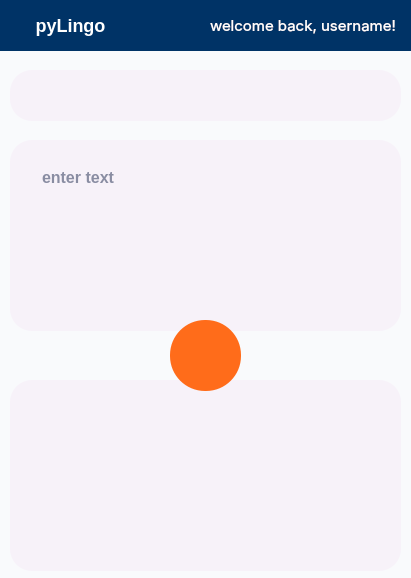
<?xml version="1.0" encoding="UTF-8"?>
<ui version="4.0">
 <class>MainWindow</class>
 <widget class="QMainWindow" name="MainWindow">
  <property name="geometry">
   <rect>
    <x>0</x>
    <y>0</y>
    <width>411</width>
    <height>578</height>
   </rect>
  </property>
  <property name="minimumSize">
   <size>
    <width>411</width>
    <height>524</height>
   </size>
  </property>
  <property name="windowTitle">
   <string>MainWindow</string>
  </property>
  <property name="styleSheet">
   <string notr="true">/* --------- Grund-Layout --------- */
QWidget {
    background-color: #f9fafc;
    color: #1c274c;
    border-radius: 28px;
}

/* --------- Kopfzeile --------- */
QFrame#header, QMenuBar, QToolBar {
    background-color: #1c274c;
    color: #fff;
    border-radius: 24px;
    font-size: 22px;
    font-weight: bold;
    padding: 14px 24px;
    box-shadow: 0 2px 8px #1c274c22;
}

/* --------- Button (Translate, Nav, etc.) --------- */
QPushButton {
    background-color: #ff6c1a;
    color: #fff;
    border: none;
    border-radius: 0px;
    font-size: 18px;
    font-weight: 600;
    box-shadow: 0 4px 16px #ff6c1a30;
    transition: background 0.2s;
	text-color: #1F1E1F;
}
QPushButton:hover {
    background-color: #ff881a;
}

/* --------- Eingabe/Ausgabe (Textfelder) --------- */
QLineEdit, QTextEdit, QPlainTextEdit, QTextBrowser {
    background-color: #fff;
    color: #1c274c;
    border: 2px solid #e0e6ed;
    border-radius: 22px;
    padding: 14px 18px;
    font-size: 17px;
    box-shadow: 0 2px 8px #1c274c10;
}

/* --------- Übersetzungsboxen / Karten --------- */
QFrame#card, QLabel.card, QTextBrowser.card {
    background-color: #f4f6fa;
    color: #1c274c;
    border: none;
    border-radius: 22px;
    padding: 16px;
    font-size: 17px;
    margin-bottom: 18px;
    box-shadow: 0 2px 12px #1c274c0d;
}

/* --------- ComboBox (Sprache wählen) --------- */
QComboBox {
    background-color: #e9effa;
    color: #1c274c;
    border: none;
    border-radius: 16px;
    padding: 10px 22px;
    font-size: 16px;
    font-weight: 600;
    min-width: 120px;
}
QComboBox::drop-down {
    border: none;
    background: transparent;
}
QComboBox QAbstractItemView {
    background: #fff;
    border-radius: 14px;
    color: #1c274c;
    selection-background-color: #e9effa;
}

/* --------- runde Icon-Flächen / Bubbles --------- */
QLabel#icon, QLabel.bubble {
    background: #e9effa;
    border-radius: 50px;
    min-width: 44px;
    min-height: 44px;
    max-width: 44px;
    max-height: 44px;
    margin: 6px;
    display: flex;
    align-items: center;
    justify-content: center;
    font-size: 22px;
}

/* --------- Navigationsleiste --------- */
QFrame#navbar, QWidget#navbar {
    background: #fff;
    border-radius: 22px;
    border-top: 1.5px solid #e0e6ed;
    color: #1c274c;
    padding: 10px 0 0 0;
    font-size: 15px;
    box-shadow: 0 -2px 16px #1c274c10;
}

/* --------- Navigations-Buttons --------- */
QPushButton#nav {
    background: transparent;
    border: none;
    color: #1c274c;
    border-radius: 16px;
    font-size: 16px;
    padding: 8px 20px;
}
QPushButton#nav:checked, QPushButton#nav:hover {
    color: #ff6c1a;
    background: #e9effa;
}

/* --------- Kleinere Elemente --------- */
QLabel, QCheckBox, QRadioButton {
    font-size: 15px;
}

/* --------- Globale Schatten --------- */
QWidget, QFrame, QTextEdit, QLineEdit, QPushButton {
    /* Box-Shadows für modernen Soft-Look */
    box-shadow: 0 2px 12px #1c274c10;
}
</string>
  </property>
  <widget class="QWidget" name="centralwidget">
   <property name="styleSheet">
    <string notr="true">background-image: url(C:/Users/Felix/Documents/easytranslate/icons/wallpaper.jpg);
background-repeat: no-repeat;
background-position: center;
</string>
   </property>
   <widget class="QFrame" name="frame">
    <property name="geometry">
     <rect>
      <x>10</x>
      <y>70</y>
      <width>391</width>
      <height>51</height>
     </rect>
    </property>
    <property name="font">
     <font>
      <strikeout>false</strikeout>
     </font>
    </property>
    <property name="styleSheet">
     <string notr="true">QWidget {
    background-color: #f9fafc;
    color: #1c274c;
    border-radius: 28px;
}

/* Alle QFrame mit modernem, sehr hellem Hintergrund */
QFrame {
    background-color: #F7F2F9;
    border-radius: 22px;
    box-shadow: 0 2px 12px #1c274c10;
}

/* Orange Button mit schwarzem Text */
QPushButton {
    background-color: #F7F2F9;
    color: #3D3D3E;  /* Standard Schwarz */
    border: none;
    border-radius: 22px;
    font-size: 16px;
    font-weight: 600;
    box-shadow: 0 4px 16px #ff6c1a30;
}
QPushButton:hover {
    background-color: #F7F2F9;  /* Bleibt gleich */
    color: #000000;             /* Noch dunkleres Schwarz */

}

QComboBox {
    background-color: #F7F2F9;      /* Passend zum Frame */
    color: #1c274c;                 /* Dunkelblau als Standardtext */
    border: 1.5px solid #F7F2F9;    /* Subtiler Rahmen */
    border-radius: 16px;
    padding: 8px 18px;
    font-family: 'SF Pro Display', 'Segoe UI', Arial, sans-serif;
    font-weight: bold;
    font-size: 15px;
}

QComboBox:focus {
    border: 1.5px solid #F7F2F9;    /* Orange als Fokus */
}

QComboBox::drop-down {
    border: none;
    background: transparent;
    border-radius: 12px;
    width: 30px;
}

QComboBox QAbstractItemView {
    background: #fff;               /* Dropdown-Liste weiß */
    color: #1c274c;
    border-radius: 12px;
    font-family: 'SF Pro Display', 'Segoe UI', Arial, sans-serif;
    font-weight: bold;
    font-size: 15px;
    selection-background-color: #e9effa; /* Hellblauer Select */
    selection-color: #ff6c1a;            /* Orange bei Auswahl */
    padding: 6px 14px;
    outline: none;
}

</string>
    </property>
    <property name="frameShape">
     <enum>QFrame::StyledPanel</enum>
    </property>
    <property name="frameShadow">
     <enum>QFrame::Raised</enum>
    </property>
    <property name="lineWidth">
     <number>1</number>
    </property>
    <widget class="QPushButton" name="swapButton">
     <property name="geometry">
      <rect>
       <x>170</x>
       <y>13</y>
       <width>51</width>
       <height>24</height>
      </rect>
     </property>
     <property name="palette">
      <palette>
       <active>
        <colorrole role="WindowText">
         <brush brushstyle="SolidPattern">
          <color alpha="255">
           <red>61</red>
           <green>61</green>
           <blue>62</blue>
          </color>
         </brush>
        </colorrole>
        <colorrole role="Button">
         <brush brushstyle="SolidPattern">
          <color alpha="255">
           <red>247</red>
           <green>242</green>
           <blue>249</blue>
          </color>
         </brush>
        </colorrole>
        <colorrole role="Text">
         <brush brushstyle="SolidPattern">
          <color alpha="255">
           <red>61</red>
           <green>61</green>
           <blue>62</blue>
          </color>
         </brush>
        </colorrole>
        <colorrole role="ButtonText">
         <brush brushstyle="SolidPattern">
          <color alpha="255">
           <red>61</red>
           <green>61</green>
           <blue>62</blue>
          </color>
         </brush>
        </colorrole>
        <colorrole role="Base">
         <brush brushstyle="SolidPattern">
          <color alpha="255">
           <red>247</red>
           <green>242</green>
           <blue>249</blue>
          </color>
         </brush>
        </colorrole>
        <colorrole role="Window">
         <brush brushstyle="SolidPattern">
          <color alpha="255">
           <red>247</red>
           <green>242</green>
           <blue>249</blue>
          </color>
         </brush>
        </colorrole>
        <colorrole role="PlaceholderText">
         <brush brushstyle="SolidPattern">
          <color alpha="128">
           <red>61</red>
           <green>61</green>
           <blue>62</blue>
          </color>
         </brush>
        </colorrole>
       </active>
       <inactive>
        <colorrole role="WindowText">
         <brush brushstyle="SolidPattern">
          <color alpha="255">
           <red>61</red>
           <green>61</green>
           <blue>62</blue>
          </color>
         </brush>
        </colorrole>
        <colorrole role="Button">
         <brush brushstyle="SolidPattern">
          <color alpha="255">
           <red>247</red>
           <green>242</green>
           <blue>249</blue>
          </color>
         </brush>
        </colorrole>
        <colorrole role="Text">
         <brush brushstyle="SolidPattern">
          <color alpha="255">
           <red>61</red>
           <green>61</green>
           <blue>62</blue>
          </color>
         </brush>
        </colorrole>
        <colorrole role="ButtonText">
         <brush brushstyle="SolidPattern">
          <color alpha="255">
           <red>61</red>
           <green>61</green>
           <blue>62</blue>
          </color>
         </brush>
        </colorrole>
        <colorrole role="Base">
         <brush brushstyle="SolidPattern">
          <color alpha="255">
           <red>247</red>
           <green>242</green>
           <blue>249</blue>
          </color>
         </brush>
        </colorrole>
        <colorrole role="Window">
         <brush brushstyle="SolidPattern">
          <color alpha="255">
           <red>247</red>
           <green>242</green>
           <blue>249</blue>
          </color>
         </brush>
        </colorrole>
        <colorrole role="PlaceholderText">
         <brush brushstyle="SolidPattern">
          <color alpha="128">
           <red>61</red>
           <green>61</green>
           <blue>62</blue>
          </color>
         </brush>
        </colorrole>
       </inactive>
       <disabled>
        <colorrole role="WindowText">
         <brush brushstyle="SolidPattern">
          <color alpha="255">
           <red>61</red>
           <green>61</green>
           <blue>62</blue>
          </color>
         </brush>
        </colorrole>
        <colorrole role="Button">
         <brush brushstyle="SolidPattern">
          <color alpha="255">
           <red>247</red>
           <green>242</green>
           <blue>249</blue>
          </color>
         </brush>
        </colorrole>
        <colorrole role="Text">
         <brush brushstyle="SolidPattern">
          <color alpha="255">
           <red>61</red>
           <green>61</green>
           <blue>62</blue>
          </color>
         </brush>
        </colorrole>
        <colorrole role="ButtonText">
         <brush brushstyle="SolidPattern">
          <color alpha="255">
           <red>61</red>
           <green>61</green>
           <blue>62</blue>
          </color>
         </brush>
        </colorrole>
        <colorrole role="Base">
         <brush brushstyle="SolidPattern">
          <color alpha="255">
           <red>247</red>
           <green>242</green>
           <blue>249</blue>
          </color>
         </brush>
        </colorrole>
        <colorrole role="Window">
         <brush brushstyle="SolidPattern">
          <color alpha="255">
           <red>247</red>
           <green>242</green>
           <blue>249</blue>
          </color>
         </brush>
        </colorrole>
        <colorrole role="PlaceholderText">
         <brush brushstyle="SolidPattern">
          <color alpha="128">
           <red>61</red>
           <green>61</green>
           <blue>62</blue>
          </color>
         </brush>
        </colorrole>
       </disabled>
      </palette>
     </property>
     <property name="font">
      <font>
       <family>Segoe UI</family>
       <pointsize>-1</pointsize>
       <bold>true</bold>
      </font>
     </property>
     <property name="styleSheet">
      <string notr="true"/>
     </property>
     <property name="text">
      <string/>
     </property>
     <property name="icon">
      <iconset resource="../resources/icons/icons.qrc">
       <normaloff>:/icons/repeat.svg</normaloff>:/icons/repeat.svg</iconset>
     </property>
    </widget>
    <widget class="QComboBox" name="languageCombo1">
     <property name="geometry">
      <rect>
       <x>10</x>
       <y>10</y>
       <width>164</width>
       <height>31</height>
      </rect>
     </property>
    </widget>
    <widget class="QComboBox" name="languageCombo2">
     <property name="geometry">
      <rect>
       <x>220</x>
       <y>10</y>
       <width>164</width>
       <height>31</height>
      </rect>
     </property>
     <property name="currentText">
      <string/>
     </property>
    </widget>
   </widget>
   <widget class="QFrame" name="frame_2">
    <property name="geometry">
     <rect>
      <x>10</x>
      <y>140</y>
      <width>391</width>
      <height>191</height>
     </rect>
    </property>
    <property name="font">
     <font>
      <strikeout>false</strikeout>
     </font>
    </property>
    <property name="styleSheet">
     <string notr="true">QWidget {
    background-color: #f9fafc;
    color: #1c274c;
    border-radius: 28px;
}

/* Alle QFrame mit modernem, sehr hellem Hintergrund */
QFrame {
    background-color: #F7F2F9;
    border-radius: 22px;
    box-shadow: 0 2px 12px #1c274c10;
}

/* Orange Button mit schwarzem Text */
QPushButton {
    background-color: #F7F2F9;
    color: #3D3D3E;  /* Standard Schwarz */
    border: none;
    border-radius: 22px;
    font-size: 16px;
    font-weight: 600;
    box-shadow: 0 4px 16px #ff6c1a30;
}
QPushButton:hover {
    background-color: #F7F2F9;  /* Bleibt gleich */
    color: #000000;             /* Noch dunkleres Schwarz */

}

QTextEdit {
    background-color: #F7F2F9;
    color: #1c274c;
    border: 1.5px solid #F7F2F9;
    border-radius: 18px;
    padding: 12px 16px;
    font-family: 'SF Pro Display', 'Segoe UI', Arial, sans-serif;
    font-weight: bold;
    font-size: 16px;
    box-shadow: 0 2px 8px #1c274c10;
}

QTextEdit:focus {
    border: 1.5px solid #F7F2F9; /* Orange als Fokus */
    outline: none;
}
</string>
    </property>
    <property name="frameShape">
     <enum>QFrame::StyledPanel</enum>
    </property>
    <property name="frameShadow">
     <enum>QFrame::Raised</enum>
    </property>
    <property name="lineWidth">
     <number>1</number>
    </property>
    <widget class="QTextEdit" name="textEntry">
     <property name="geometry">
      <rect>
       <x>10</x>
       <y>10</y>
       <width>371</width>
       <height>161</height>
      </rect>
     </property>
     <property name="placeholderText">
      <string>enter text</string>
     </property>
    </widget>
   </widget>
   <widget class="QFrame" name="frame_3">
    <property name="geometry">
     <rect>
      <x>10</x>
      <y>380</y>
      <width>391</width>
      <height>191</height>
     </rect>
    </property>
    <property name="font">
     <font>
      <strikeout>false</strikeout>
     </font>
    </property>
    <property name="styleSheet">
     <string notr="true">QWidget {
    background-color: #f9fafc;
    color: #1c274c;
    border-radius: 28px;
}

/* Alle QFrame mit modernem, sehr hellem Hintergrund */
QFrame {
    background-color: #F7F2F9;
    border-radius: 22px;
    box-shadow: 0 2px 12px #1c274c10;
}

/* Orange Button mit schwarzem Text */
QPushButton {
    background-color: #F7F2F9;
    color: #3D3D3E;  /* Standard Schwarz */
    border: none;
    border-radius: 35px;
    font-size: 16px;
    font-weight: 600;
    box-shadow: 0 4px 16px #ff6c1a30;
}
QPushButton:hover {
    background-color: #F7F2F9;  /* Bleibt gleich */
    color: #000000;             /* Noch dunkleres Schwarz */

}
</string>
    </property>
    <property name="frameShape">
     <enum>QFrame::StyledPanel</enum>
    </property>
    <property name="frameShadow">
     <enum>QFrame::Raised</enum>
    </property>
    <property name="lineWidth">
     <number>1</number>
    </property>
    <widget class="QPushButton" name="copyButton">
     <property name="geometry">
      <rect>
       <x>340</x>
       <y>150</y>
       <width>31</width>
       <height>31</height>
      </rect>
     </property>
     <property name="palette">
      <palette>
       <active>
        <colorrole role="WindowText">
         <brush brushstyle="SolidPattern">
          <color alpha="255">
           <red>61</red>
           <green>61</green>
           <blue>62</blue>
          </color>
         </brush>
        </colorrole>
        <colorrole role="Button">
         <brush brushstyle="SolidPattern">
          <color alpha="255">
           <red>247</red>
           <green>242</green>
           <blue>249</blue>
          </color>
         </brush>
        </colorrole>
        <colorrole role="Text">
         <brush brushstyle="SolidPattern">
          <color alpha="255">
           <red>61</red>
           <green>61</green>
           <blue>62</blue>
          </color>
         </brush>
        </colorrole>
        <colorrole role="ButtonText">
         <brush brushstyle="SolidPattern">
          <color alpha="255">
           <red>61</red>
           <green>61</green>
           <blue>62</blue>
          </color>
         </brush>
        </colorrole>
        <colorrole role="Base">
         <brush brushstyle="SolidPattern">
          <color alpha="255">
           <red>247</red>
           <green>242</green>
           <blue>249</blue>
          </color>
         </brush>
        </colorrole>
        <colorrole role="Window">
         <brush brushstyle="SolidPattern">
          <color alpha="255">
           <red>247</red>
           <green>242</green>
           <blue>249</blue>
          </color>
         </brush>
        </colorrole>
        <colorrole role="PlaceholderText">
         <brush brushstyle="SolidPattern">
          <color alpha="128">
           <red>61</red>
           <green>61</green>
           <blue>62</blue>
          </color>
         </brush>
        </colorrole>
       </active>
       <inactive>
        <colorrole role="WindowText">
         <brush brushstyle="SolidPattern">
          <color alpha="255">
           <red>61</red>
           <green>61</green>
           <blue>62</blue>
          </color>
         </brush>
        </colorrole>
        <colorrole role="Button">
         <brush brushstyle="SolidPattern">
          <color alpha="255">
           <red>247</red>
           <green>242</green>
           <blue>249</blue>
          </color>
         </brush>
        </colorrole>
        <colorrole role="Text">
         <brush brushstyle="SolidPattern">
          <color alpha="255">
           <red>61</red>
           <green>61</green>
           <blue>62</blue>
          </color>
         </brush>
        </colorrole>
        <colorrole role="ButtonText">
         <brush brushstyle="SolidPattern">
          <color alpha="255">
           <red>61</red>
           <green>61</green>
           <blue>62</blue>
          </color>
         </brush>
        </colorrole>
        <colorrole role="Base">
         <brush brushstyle="SolidPattern">
          <color alpha="255">
           <red>247</red>
           <green>242</green>
           <blue>249</blue>
          </color>
         </brush>
        </colorrole>
        <colorrole role="Window">
         <brush brushstyle="SolidPattern">
          <color alpha="255">
           <red>247</red>
           <green>242</green>
           <blue>249</blue>
          </color>
         </brush>
        </colorrole>
        <colorrole role="PlaceholderText">
         <brush brushstyle="SolidPattern">
          <color alpha="128">
           <red>61</red>
           <green>61</green>
           <blue>62</blue>
          </color>
         </brush>
        </colorrole>
       </inactive>
       <disabled>
        <colorrole role="WindowText">
         <brush brushstyle="SolidPattern">
          <color alpha="255">
           <red>61</red>
           <green>61</green>
           <blue>62</blue>
          </color>
         </brush>
        </colorrole>
        <colorrole role="Button">
         <brush brushstyle="SolidPattern">
          <color alpha="255">
           <red>247</red>
           <green>242</green>
           <blue>249</blue>
          </color>
         </brush>
        </colorrole>
        <colorrole role="Text">
         <brush brushstyle="SolidPattern">
          <color alpha="255">
           <red>61</red>
           <green>61</green>
           <blue>62</blue>
          </color>
         </brush>
        </colorrole>
        <colorrole role="ButtonText">
         <brush brushstyle="SolidPattern">
          <color alpha="255">
           <red>61</red>
           <green>61</green>
           <blue>62</blue>
          </color>
         </brush>
        </colorrole>
        <colorrole role="Base">
         <brush brushstyle="SolidPattern">
          <color alpha="255">
           <red>247</red>
           <green>242</green>
           <blue>249</blue>
          </color>
         </brush>
        </colorrole>
        <colorrole role="Window">
         <brush brushstyle="SolidPattern">
          <color alpha="255">
           <red>247</red>
           <green>242</green>
           <blue>249</blue>
          </color>
         </brush>
        </colorrole>
        <colorrole role="PlaceholderText">
         <brush brushstyle="SolidPattern">
          <color alpha="128">
           <red>61</red>
           <green>61</green>
           <blue>62</blue>
          </color>
         </brush>
        </colorrole>
       </disabled>
      </palette>
     </property>
     <property name="font">
      <font>
       <family>Segoe UI</family>
       <pointsize>-1</pointsize>
       <bold>true</bold>
      </font>
     </property>
     <property name="styleSheet">
      <string notr="true">/* Orange Button mit schwarzem Text */
QPushButton {
    border: none;
    border-radius: 35px;
    font-size: 16px;
    font-weight: 600;
    box-shadow: 0 4px 16px #ff6c1a30;

}</string>
     </property>
     <property name="text">
      <string/>
     </property>
     <property name="icon">
      <iconset resource="../resources/icons/icons.qrc">
       <normaloff>:/icons/copy.svg</normaloff>:/icons/copy.svg</iconset>
     </property>
     <property name="iconSize">
      <size>
       <width>16</width>
       <height>16</height>
      </size>
     </property>
    </widget>
    <widget class="QPushButton" name="ttsButton">
     <property name="geometry">
      <rect>
       <x>310</x>
       <y>150</y>
       <width>31</width>
       <height>31</height>
      </rect>
     </property>
     <property name="palette">
      <palette>
       <active>
        <colorrole role="WindowText">
         <brush brushstyle="SolidPattern">
          <color alpha="255">
           <red>61</red>
           <green>61</green>
           <blue>62</blue>
          </color>
         </brush>
        </colorrole>
        <colorrole role="Button">
         <brush brushstyle="SolidPattern">
          <color alpha="255">
           <red>247</red>
           <green>242</green>
           <blue>249</blue>
          </color>
         </brush>
        </colorrole>
        <colorrole role="Text">
         <brush brushstyle="SolidPattern">
          <color alpha="255">
           <red>61</red>
           <green>61</green>
           <blue>62</blue>
          </color>
         </brush>
        </colorrole>
        <colorrole role="ButtonText">
         <brush brushstyle="SolidPattern">
          <color alpha="255">
           <red>61</red>
           <green>61</green>
           <blue>62</blue>
          </color>
         </brush>
        </colorrole>
        <colorrole role="Base">
         <brush brushstyle="SolidPattern">
          <color alpha="255">
           <red>247</red>
           <green>242</green>
           <blue>249</blue>
          </color>
         </brush>
        </colorrole>
        <colorrole role="Window">
         <brush brushstyle="SolidPattern">
          <color alpha="255">
           <red>247</red>
           <green>242</green>
           <blue>249</blue>
          </color>
         </brush>
        </colorrole>
        <colorrole role="PlaceholderText">
         <brush brushstyle="SolidPattern">
          <color alpha="128">
           <red>61</red>
           <green>61</green>
           <blue>62</blue>
          </color>
         </brush>
        </colorrole>
       </active>
       <inactive>
        <colorrole role="WindowText">
         <brush brushstyle="SolidPattern">
          <color alpha="255">
           <red>61</red>
           <green>61</green>
           <blue>62</blue>
          </color>
         </brush>
        </colorrole>
        <colorrole role="Button">
         <brush brushstyle="SolidPattern">
          <color alpha="255">
           <red>247</red>
           <green>242</green>
           <blue>249</blue>
          </color>
         </brush>
        </colorrole>
        <colorrole role="Text">
         <brush brushstyle="SolidPattern">
          <color alpha="255">
           <red>61</red>
           <green>61</green>
           <blue>62</blue>
          </color>
         </brush>
        </colorrole>
        <colorrole role="ButtonText">
         <brush brushstyle="SolidPattern">
          <color alpha="255">
           <red>61</red>
           <green>61</green>
           <blue>62</blue>
          </color>
         </brush>
        </colorrole>
        <colorrole role="Base">
         <brush brushstyle="SolidPattern">
          <color alpha="255">
           <red>247</red>
           <green>242</green>
           <blue>249</blue>
          </color>
         </brush>
        </colorrole>
        <colorrole role="Window">
         <brush brushstyle="SolidPattern">
          <color alpha="255">
           <red>247</red>
           <green>242</green>
           <blue>249</blue>
          </color>
         </brush>
        </colorrole>
        <colorrole role="PlaceholderText">
         <brush brushstyle="SolidPattern">
          <color alpha="128">
           <red>61</red>
           <green>61</green>
           <blue>62</blue>
          </color>
         </brush>
        </colorrole>
       </inactive>
       <disabled>
        <colorrole role="WindowText">
         <brush brushstyle="SolidPattern">
          <color alpha="255">
           <red>61</red>
           <green>61</green>
           <blue>62</blue>
          </color>
         </brush>
        </colorrole>
        <colorrole role="Button">
         <brush brushstyle="SolidPattern">
          <color alpha="255">
           <red>247</red>
           <green>242</green>
           <blue>249</blue>
          </color>
         </brush>
        </colorrole>
        <colorrole role="Text">
         <brush brushstyle="SolidPattern">
          <color alpha="255">
           <red>61</red>
           <green>61</green>
           <blue>62</blue>
          </color>
         </brush>
        </colorrole>
        <colorrole role="ButtonText">
         <brush brushstyle="SolidPattern">
          <color alpha="255">
           <red>61</red>
           <green>61</green>
           <blue>62</blue>
          </color>
         </brush>
        </colorrole>
        <colorrole role="Base">
         <brush brushstyle="SolidPattern">
          <color alpha="255">
           <red>247</red>
           <green>242</green>
           <blue>249</blue>
          </color>
         </brush>
        </colorrole>
        <colorrole role="Window">
         <brush brushstyle="SolidPattern">
          <color alpha="255">
           <red>247</red>
           <green>242</green>
           <blue>249</blue>
          </color>
         </brush>
        </colorrole>
        <colorrole role="PlaceholderText">
         <brush brushstyle="SolidPattern">
          <color alpha="128">
           <red>61</red>
           <green>61</green>
           <blue>62</blue>
          </color>
         </brush>
        </colorrole>
       </disabled>
      </palette>
     </property>
     <property name="font">
      <font>
       <family>Segoe UI</family>
       <pointsize>-1</pointsize>
       <bold>true</bold>
      </font>
     </property>
     <property name="styleSheet">
      <string notr="true">/* Orange Button mit schwarzem Text */
QPushButton {
    border: none;
    border-radius: 35px;
    font-size: 16px;
    font-weight: 600;
    box-shadow: 0 4px 16px #ff6c1a30;


}</string>
     </property>
     <property name="text">
      <string/>
     </property>
     <property name="icon">
      <iconset resource="../resources/icons/icons.qrc">
       <normaloff>:/icons/volume-2.svg</normaloff>:/icons/volume-2.svg</iconset>
     </property>
     <property name="iconSize">
      <size>
       <width>16</width>
       <height>16</height>
      </size>
     </property>
    </widget>
    <widget class="QLabel" name="textOutput">
     <property name="geometry">
      <rect>
       <x>20</x>
       <y>20</y>
       <width>351</width>
       <height>121</height>
      </rect>
     </property>
     <property name="font">
      <font>
       <family>SF Pro Rounded</family>
       <pointsize>-1</pointsize>
       <bold>true</bold>
      </font>
     </property>
     <property name="text">
      <string/>
     </property>
    </widget>
   </widget>
   <widget class="QPushButton" name="translateButton">
    <property name="enabled">
     <bool>true</bool>
    </property>
    <property name="geometry">
     <rect>
      <x>170</x>
      <y>320</y>
      <width>71</width>
      <height>71</height>
     </rect>
    </property>
    <property name="palette">
     <palette>
      <active>
       <colorrole role="WindowText">
        <brush brushstyle="SolidPattern">
         <color alpha="255">
          <red>255</red>
          <green>255</green>
          <blue>255</blue>
         </color>
        </brush>
       </colorrole>
       <colorrole role="Button">
        <brush brushstyle="SolidPattern">
         <color alpha="255">
          <red>255</red>
          <green>108</green>
          <blue>26</blue>
         </color>
        </brush>
       </colorrole>
       <colorrole role="Text">
        <brush brushstyle="SolidPattern">
         <color alpha="255">
          <red>255</red>
          <green>255</green>
          <blue>255</blue>
         </color>
        </brush>
       </colorrole>
       <colorrole role="ButtonText">
        <brush brushstyle="SolidPattern">
         <color alpha="255">
          <red>255</red>
          <green>255</green>
          <blue>255</blue>
         </color>
        </brush>
       </colorrole>
       <colorrole role="Base">
        <brush brushstyle="SolidPattern">
         <color alpha="255">
          <red>255</red>
          <green>108</green>
          <blue>26</blue>
         </color>
        </brush>
       </colorrole>
       <colorrole role="Window">
        <brush brushstyle="SolidPattern">
         <color alpha="255">
          <red>255</red>
          <green>108</green>
          <blue>26</blue>
         </color>
        </brush>
       </colorrole>
       <colorrole role="PlaceholderText">
        <brush brushstyle="SolidPattern">
         <color alpha="128">
          <red>255</red>
          <green>255</green>
          <blue>255</blue>
         </color>
        </brush>
       </colorrole>
      </active>
      <inactive>
       <colorrole role="WindowText">
        <brush brushstyle="SolidPattern">
         <color alpha="255">
          <red>255</red>
          <green>255</green>
          <blue>255</blue>
         </color>
        </brush>
       </colorrole>
       <colorrole role="Button">
        <brush brushstyle="SolidPattern">
         <color alpha="255">
          <red>255</red>
          <green>108</green>
          <blue>26</blue>
         </color>
        </brush>
       </colorrole>
       <colorrole role="Text">
        <brush brushstyle="SolidPattern">
         <color alpha="255">
          <red>255</red>
          <green>255</green>
          <blue>255</blue>
         </color>
        </brush>
       </colorrole>
       <colorrole role="ButtonText">
        <brush brushstyle="SolidPattern">
         <color alpha="255">
          <red>255</red>
          <green>255</green>
          <blue>255</blue>
         </color>
        </brush>
       </colorrole>
       <colorrole role="Base">
        <brush brushstyle="SolidPattern">
         <color alpha="255">
          <red>255</red>
          <green>108</green>
          <blue>26</blue>
         </color>
        </brush>
       </colorrole>
       <colorrole role="Window">
        <brush brushstyle="SolidPattern">
         <color alpha="255">
          <red>255</red>
          <green>108</green>
          <blue>26</blue>
         </color>
        </brush>
       </colorrole>
       <colorrole role="PlaceholderText">
        <brush brushstyle="SolidPattern">
         <color alpha="128">
          <red>255</red>
          <green>255</green>
          <blue>255</blue>
         </color>
        </brush>
       </colorrole>
      </inactive>
      <disabled>
       <colorrole role="WindowText">
        <brush brushstyle="SolidPattern">
         <color alpha="255">
          <red>255</red>
          <green>255</green>
          <blue>255</blue>
         </color>
        </brush>
       </colorrole>
       <colorrole role="Button">
        <brush brushstyle="SolidPattern">
         <color alpha="255">
          <red>255</red>
          <green>108</green>
          <blue>26</blue>
         </color>
        </brush>
       </colorrole>
       <colorrole role="Text">
        <brush brushstyle="SolidPattern">
         <color alpha="255">
          <red>255</red>
          <green>255</green>
          <blue>255</blue>
         </color>
        </brush>
       </colorrole>
       <colorrole role="ButtonText">
        <brush brushstyle="SolidPattern">
         <color alpha="255">
          <red>255</red>
          <green>255</green>
          <blue>255</blue>
         </color>
        </brush>
       </colorrole>
       <colorrole role="Base">
        <brush brushstyle="SolidPattern">
         <color alpha="255">
          <red>255</red>
          <green>108</green>
          <blue>26</blue>
         </color>
        </brush>
       </colorrole>
       <colorrole role="Window">
        <brush brushstyle="SolidPattern">
         <color alpha="255">
          <red>255</red>
          <green>108</green>
          <blue>26</blue>
         </color>
        </brush>
       </colorrole>
       <colorrole role="PlaceholderText">
        <brush brushstyle="SolidPattern">
         <color alpha="128">
          <red>255</red>
          <green>255</green>
          <blue>255</blue>
         </color>
        </brush>
       </colorrole>
      </disabled>
     </palette>
    </property>
    <property name="font">
     <font>
      <family>Segoe UI</family>
      <pointsize>-1</pointsize>
      <bold>true</bold>
     </font>
    </property>
    <property name="styleSheet">
     <string notr="true">/* Orange Button mit schwarzem Text */
QPushButton {
    border: none;
    border-radius: 35px;
    font-size: 16px;
    font-weight: 600;
    box-shadow: 0 4px 16px #ff6c1a30;
}
QPushButton:hover {
    background-color: #F28638;  /* Bleibt gleich */
    color: #000000;             /* Noch dunkleres Schwarz */

}</string>
    </property>
    <property name="text">
     <string/>
    </property>
    <property name="icon">
     <iconset resource="../resources/icons/icons.qrc">
      <normaloff>:/icons/chevrons-down.svg</normaloff>:/icons/chevrons-down.svg</iconset>
    </property>
    <property name="iconSize">
     <size>
      <width>32</width>
      <height>32</height>
     </size>
    </property>
   </widget>
   <widget class="QFrame" name="frame_4">
    <property name="geometry">
     <rect>
      <x>-20</x>
      <y>0</y>
      <width>451</width>
      <height>51</height>
     </rect>
    </property>
    <property name="styleSheet">
     <string notr="true">background-color: #003366</string>
    </property>
    <property name="frameShape">
     <enum>QFrame::StyledPanel</enum>
    </property>
    <property name="frameShadow">
     <enum>QFrame::Raised</enum>
    </property>
    <widget class="QPushButton" name="logoLabel">
     <property name="geometry">
      <rect>
       <x>0</x>
       <y>0</y>
       <width>181</width>
       <height>51</height>
      </rect>
     </property>
     <property name="text">
      <string>pyLingo</string>
     </property>
     <property name="icon">
      <iconset>
       <normaloff>../resources/icons/logo.png</normaloff>../resources/icons/logo.png</iconset>
     </property>
     <property name="iconSize">
      <size>
       <width>48</width>
       <height>48</height>
      </size>
     </property>
    </widget>
    <widget class="QLabel" name="welcomeLabel">
     <property name="geometry">
      <rect>
       <x>230</x>
       <y>10</y>
       <width>201</width>
       <height>31</height>
      </rect>
     </property>
     <property name="font">
      <font>
       <family>SF Pro Display</family>
       <pointsize>-1</pointsize>
      </font>
     </property>
     <property name="styleSheet">
      <string notr="true">color: #FFFFFF</string>
     </property>
     <property name="text">
      <string>welcome back, username!</string>
     </property>
    </widget>
   </widget>
  </widget>
 </widget>
 <resources>
  <include location="../resources/icons/icons.qrc"/>
 </resources>
 <connections/>
</ui>
